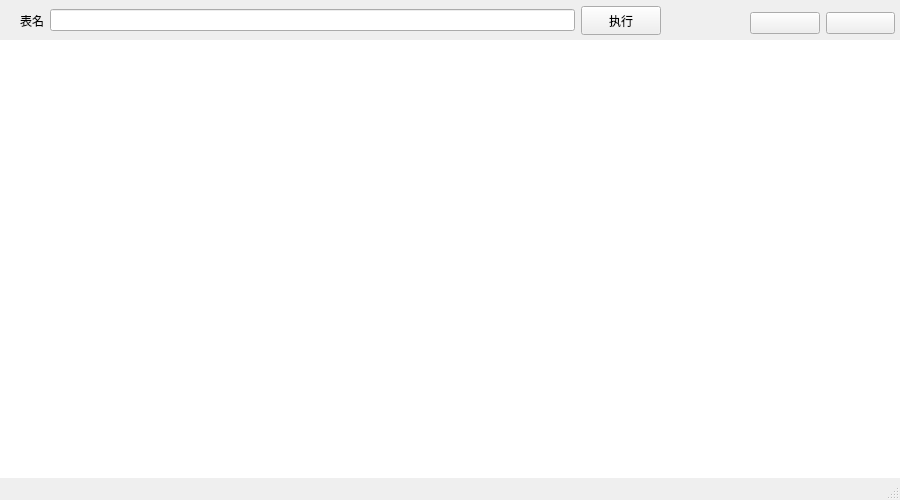
<?xml version="1.0" encoding="UTF-8"?>
<ui version="4.0">
 <class>MainWindow</class>
 <widget class="QMainWindow" name="MainWindow">
  <property name="geometry">
   <rect>
    <x>0</x>
    <y>0</y>
    <width>900</width>
    <height>500</height>
   </rect>
  </property>
  <property name="minimumSize">
   <size>
    <width>900</width>
    <height>500</height>
   </size>
  </property>
  <property name="windowTitle">
   <string>小工具</string>
  </property>
  <property name="windowIcon">
   <iconset resource="resources.qrc">
    <normaloff>:/imgs/fav.ico</normaloff>:/imgs/fav.ico</iconset>
  </property>
  <widget class="QWidget" name="centralwidget">
   <widget class="QWidget" name="horizontalLayoutWidget">
    <property name="geometry">
     <rect>
      <x>0</x>
      <y>0</y>
      <width>661</width>
      <height>41</height>
     </rect>
    </property>
    <layout class="QHBoxLayout" name="horizontalLayout">
     <item>
      <spacer name="horizontalSpacer">
       <property name="orientation">
        <enum>Qt::Orientation::Horizontal</enum>
       </property>
       <property name="sizeType">
        <enum>QSizePolicy::Policy::Fixed</enum>
       </property>
       <property name="sizeHint" stdset="0">
        <size>
         <width>20</width>
         <height>10</height>
        </size>
       </property>
      </spacer>
     </item>
     <item>
      <widget class="QLabel" name="textLabel">
       <property name="text">
        <string>表名</string>
       </property>
      </widget>
     </item>
     <item>
      <widget class="QLineEdit" name="tableName">
       <property name="styleSheet">
        <string notr="true">font: 11pt &quot;Microsoft YaHei UI&quot;;</string>
       </property>
      </widget>
     </item>
     <item>
      <widget class="QPushButton" name="runButton">
       <property name="enabled">
        <bool>true</bool>
       </property>
       <property name="sizePolicy">
        <sizepolicy hsizetype="Minimum" vsizetype="Preferred">
         <horstretch>0</horstretch>
         <verstretch>0</verstretch>
        </sizepolicy>
       </property>
       <property name="minimumSize">
        <size>
         <width>0</width>
         <height>10</height>
        </size>
       </property>
       <property name="maximumSize">
        <size>
         <width>16777215</width>
         <height>29</height>
        </size>
       </property>
       <property name="text">
        <string>执行</string>
       </property>
      </widget>
     </item>
    </layout>
   </widget>
   <widget class="QTableWidget" name="dataList">
    <property name="geometry">
     <rect>
      <x>0</x>
      <y>40</y>
      <width>911</width>
      <height>461</height>
     </rect>
    </property>
    <property name="frameShape">
     <enum>QFrame::Shape::NoFrame</enum>
    </property>
   </widget>
   <widget class="QWidget" name="horizontalLayoutWidget_2">
    <property name="geometry">
     <rect>
      <x>750</x>
      <y>10</y>
      <width>145</width>
      <height>26</height>
     </rect>
    </property>
    <layout class="QHBoxLayout" name="horizontalLayout_2">
     <item>
      <widget class="QPushButton" name="detailButton">
       <property name="text">
        <string/>
       </property>
       <property name="icon">
        <iconset theme="QIcon::ThemeIcon::DocumentProperties"/>
       </property>
      </widget>
     </item>
     <item>
      <widget class="QPushButton" name="linkButton">
       <property name="text">
        <string/>
       </property>
       <property name="icon">
        <iconset theme="QIcon::ThemeIcon::GoHome"/>
       </property>
      </widget>
     </item>
    </layout>
   </widget>
  </widget>
  <widget class="QStatusBar" name="statusbar"/>
 </widget>
 <resources>
  <include location="resources.qrc"/>
 </resources>
 <connections/>
</ui>
